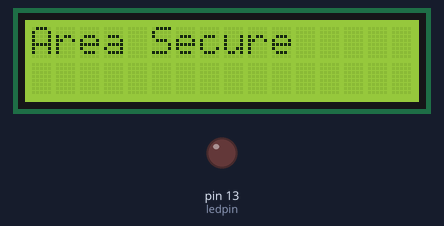
A program run on a simulated Arduino Uno, built with avr-gcc and run on an emulated ATmega328P. Shown: 16×2 character LCD, output pins drawn as LEDs (lit = HIGH). Wiring (from diagram.json): IR receiver: data pin 2.

Above: at 0.1 s.

The program:

main.cpp
```cpp
#include <Arduino.h>
#include <LiquidCrystal_I2C.h>

LiquidCrystal_I2C lcd(0x27,16,2);

int ledpin = 13;
int buzzerpin = 12;
int irPin = 2;
int value = 0;

void setup() {

  lcd.init();
  lcd.backlight();
  lcd.clear();

  pinMode(ledpin, OUTPUT);
  pinMode(buzzerpin, OUTPUT);
  pinMode(irPin, INPUT);

  lcd.setCursor(0,0);
  lcd.print("ready to print");
  lcd.clear();
}

void loop() {
  value = digitalRead(irPin);
  if(value==LOW){
    digitalWrite(ledpin, HIGH);
    tone(buzzerpin,5000);
    lcd.setCursor(0,0);
    lcd.print("Motion detected");
    delay(500);

  }else{
    digitalWrite(ledpin, LOW);
    noTone(buzzerpin);
    lcd.setCursor(0,0);
    lcd.print("Area Secure");
    delay(500);
  }
  lcd.clear();
}
```
